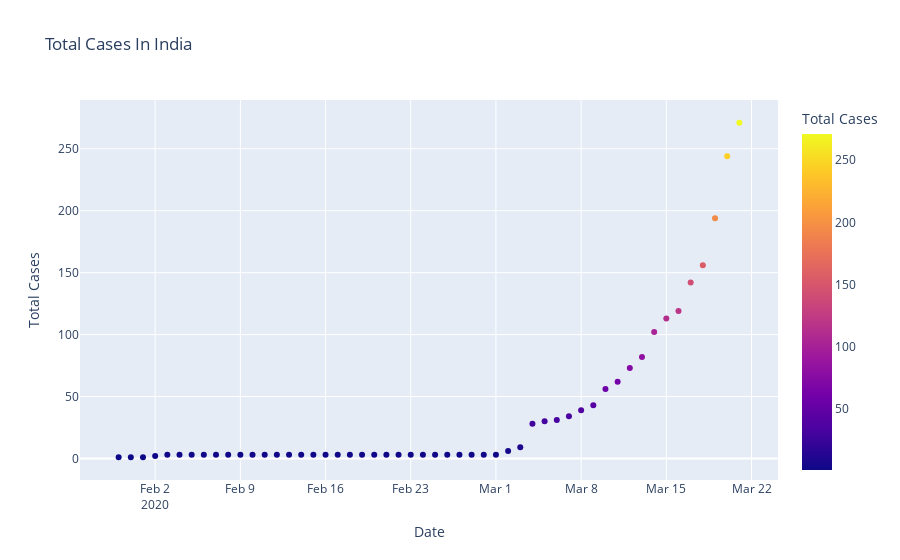

The notebook cell this image was saved under:
### Code cell
fig = plt.figure(figsize = (10,5),dpi=200)
axes = fig.add_axes([0.5,0.5,1,1])
axes.scatter(df_India["Date"],df_India["Total Cases"],color = 'blue')
axes.set_xlabel("Date")
axes.set_ylabel("Total Cases")
axes.set_title("Total Cases In India")
plt.gcf().autofmt_xdate()
plt.show()




fig = px.scatter(df_India,x="Date",y = "Total Cases",color = 'Total Cases',title="Total Cases In India")
fig.show()

### Figure 1 — Plotly figure (JSON) as saved in the notebook; plotly's stock layout.template omitted (floating-point values rounded to 4 significant figures)
{"data": [{"hovertemplate": "Date=%{x}<br>Total Cases=%{marker.color}<extra></extra>", "legendgroup": "", "marker": {"color": [1, 1, 1, 2, 3, 3, 3, 3, 3, 3, 3, 3, 3, 3, 3, 3, 3, 3, 3, 3, 3, 3, 3, 3, 3, 3, 3, 3, 3, 3, 3, 3, 6, 9, 28, 30, 31, 34, 39, 43, 56, 62, 73, 82, 102, 113, 119, 142, 156, 194, 244, 271], "coloraxis": "coloraxis", "symbol": "circle"}, "mode": "markers", "name": "", "orientation": "v", "showlegend": false, "type": "scatter", "x": ["2020-01-30T00:00:00", "2020-01-31T00:00:00", "2020-02-01T00:00:00", "2020-02-02T00:00:00", "2020-02-03T00:00:00", "2020-02-04T00:00:00", "2020-02-05T00:00:00", "2020-02-06T00:00:00", "2020-02-07T00:00:00", "2020-02-08T00:00:00", "2020-02-09T00:00:00", "2020-02-10T00:00:00", "2020-02-11T00:00:00", "2020-02-12T00:00:00", "2020-02-13T00:00:00", "2020-02-14T00:00:00", "2020-02-15T00:00:00", "2020-02-16T00:00:00", "2020-02-17T00:00:00", "2020-02-18T00:00:00", "2020-02-19T00:00:00", "2020-02-20T00:00:00", "2020-02-21T00:00:00", "2020-02-22T00:00:00", "2020-02-23T00:00:00", "2020-02-24T00:00:00", "2020-02-25T00:00:00", "2020-02-26T00:00:00", "2020-02-27T00:00:00", "2020-02-28T00:00:00", "2020-02-29T00:00:00", "2020-03-01T00:00:00", "2020-03-02T00:00:00", "2020-03-03T00:00:00", "2020-03-04T00:00:00", "2020-03-05T00:00:00", "2020-03-06T00:00:00", "2020-03-07T00:00:00", "2020-03-08T00:00:00", "2020-03-09T00:00:00", "2020-03-10T00:00:00", "2020-03-11T00:00:00", "2020-03-12T00:00:00", "2020-03-13T00:00:00", "2020-03-14T00:00:00", "2020-03-15T00:00:00", "2020-03-16T00:00:00", "2020-03-17T00:00:00", "2020-03-18T00:00:00", "2020-03-19T00:00:00", "2020-03-20T00:00:00", "2020-03-21T00:00:00"], "xaxis": "x", "y": [1, 1, 1, 2, 3, 3, 3, 3, 3, 3, 3, 3, 3, 3, 3, 3, 3, 3, 3, 3, 3, 3, 3, 3, 3, 3, 3, 3, 3, 3, 3, 3, 6, 9, 28, 30, 31, 34, 39, 43, 56, 62, 73, 82, 102, 113, 119, 142, 156, 194, 244, 271], "yaxis": "y"}], "layout": {"coloraxis": {"colorbar": {"title": {"text": "Total Cases"}}, "colorscale": [[0, "#0d0887"], [0.1111, "#46039f"], [0.2222, "#7201a8"], [0.3333, "#9c179e"], [0.4444, "#bd3786"], [0.5556, "#d8576b"], [0.6667, "#ed7953"], [0.7778, "#fb9f3a"], [0.8889, "#fdca26"], [1, "#f0f921"]]}, "legend": {"tracegroupgap": 0}, "title": {"text": "Total Cases In India"}, "xaxis": {"anchor": "y", "domain": [0, 1], "title": {"text": "Date"}}, "yaxis": {"anchor": "x", "domain": [0, 1], "title": {"text": "Total Cases"}}}}
